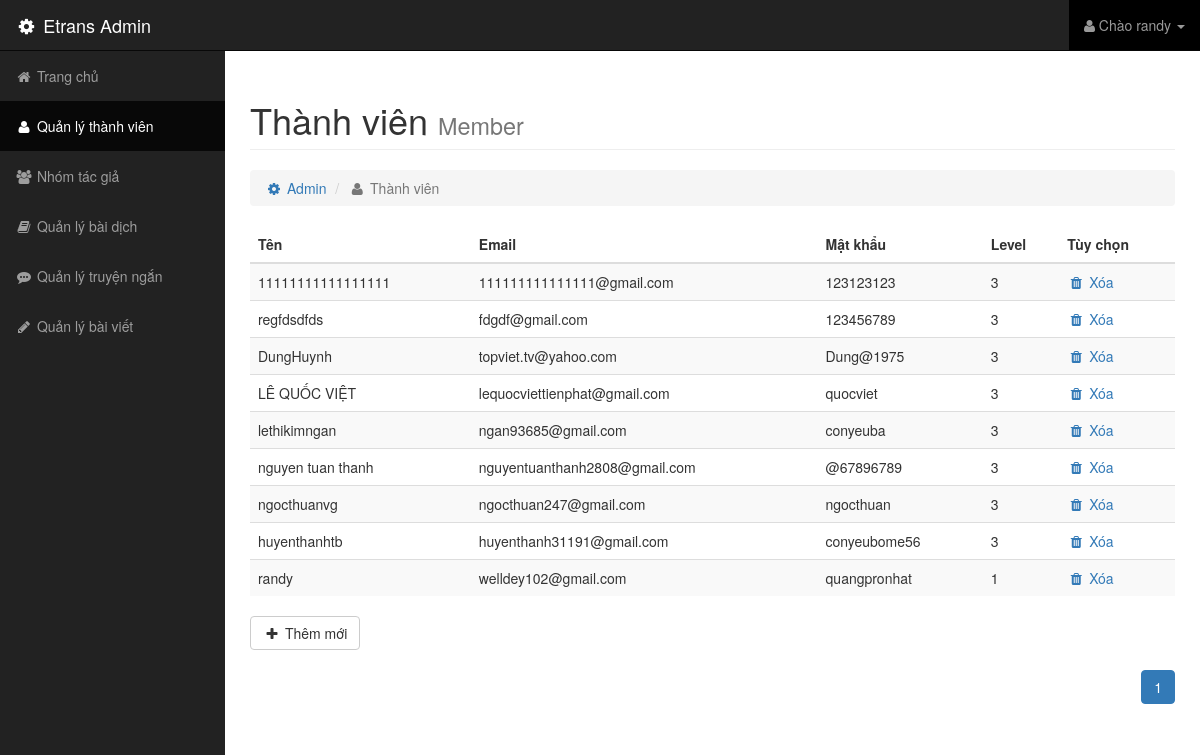
/admin/index.php?url=control-member (signed in), run on the app's committed database.
### tables this page shows
CREATE TABLE `member` (
  `id` int(10) NOT NULL,
  `user` varchar(255) NOT NULL,
  `pass` varchar(255) NOT NULL,
  `email` varchar(255) NOT NULL,
  `level` int(10) NOT NULL
);

### admin/control-member.php (the view, shortened to what this page needs)
<?php
	$conn = mysqli_connect(HOST,USER,PASS,DB);
	if(!$_GET['p']) $p = 1;
	else $p = $_GET['p'];
	$max_unit = 10;
	$first = $p*$max_unit - $max_unit;
	$sql = "SELECT * FROM member  ORDER BY id DESC LIMIT $first, $max_unit";
	$query = mysqli_query($conn,$sql);
?>
<div class=row>
	<div class="col-md-12">
		<h1 class=page-header>
			Thành viên
			<small>Member</small>
		</h1>
	</div>
</div>
<div class="row">
	<div class="col-md-12">
		<ul class="breadcrumb">
			<li><a href=""><i class="fa fa-cog fa-fw"></i> Admin</a></li>
			<li class="active"><i class="fa fa-fw fa-user"></i> Thành viên</li>
		</ul>
	</div>
</div>
<div class="row">
	<div class="col-md-12">
		<table class="table table-hover table-striped">
			<thead>
				<tr>
					<th>Tên</th>
					<th>Email</th>
					<th>Mật khẩu</th>
					<th>Level</th>
					<th>Tùy chọn</th>
				</tr>
			</thead>
			<tbody>
				<?php while($result = mysqli_fetch_array($query)){ ?>
				<tr>
					<td><?php echo $result['user']; ?></td>
					<td><?php echo $result['email']; ?></td>
					<td><?php echo $result['pass']; ?></td>
					<td><?php echo $result['level']; ?></td>
					<td><a class=delete href="/admin/delete.php?t=member&id=<?php echo $result['id']; ?>"><i class="fa fa-fw fa-trash"></i> Xóa</a></td>
				</tr>
				<?php } ?>
			</tbody>
		</table>
	</div>
</div>
<div class="row">
	<div class="col-md-12">
		<a href="/admin/index.php?url=member-add" class="btn btn-md btn-default"><i class="fa fa-fw fa-plus"></i> Thêm mới</a>
	</div>
</div>
<div class="row">
	<div class="col-md-12 text-right">
		<ul class="pagination">
			<?php
					$sql_2 = "SELECT * FROM member";
					$query_2 = mysqli_query($conn,$sql_2);
					$num = mysqli_num_rows($query_2);
					$all_p = ceil($num/$max_unit);
					$list = '';
					for($i=1; $i<=$all_p; $i++){
						if($p == $i) $list .= "<li class=active><a>$i</a></li>";
						else $list .= "<li><a href=".$_SERVER['PHP_SELF']."?url=control-member&p=$i>".$i." </a></li>";
					}
					echo $list;
			?>
		</ul>
	</div>
</div>

### css/admin.css (style rules this page uses)
body { margin-top: 50px; }

### data on the page
member: user "11111111111111111", email "111111111111111@gmail.com", pass "123123123", level "3"
member: user "regfdsdfds", email "fdgdf@gmail.com", pass "123456789", level "3"
member: user "DungHuynh", email "topviet.tv@yahoo.com", pass "Dung@1975", level "3"
member: user "LÊ QUỐC VIỆT", email "lequocviettienphat@gmail.com", pass "quocviet", level "3"
member: user "lethikimngan", email "ngan93685@gmail.com", pass "conyeuba", level "3"
member: user "nguyen tuan thanh", email "nguyentuanthanh2808@gmail.com", pass "@67896789", level "3"
member: user "ngocthuanvg", email "ngocthuan247@gmail.com", pass "ngocthuan", level "3"
member: user "huyenthanhtb", email "huyenthanh31191@gmail.com", pass "conyeubome56", level "3"
member: user "randy", email "welldey102@gmail.com", pass "quangpronhat", level "1"

### other printed values
$_SESSION['user'] "randy"
